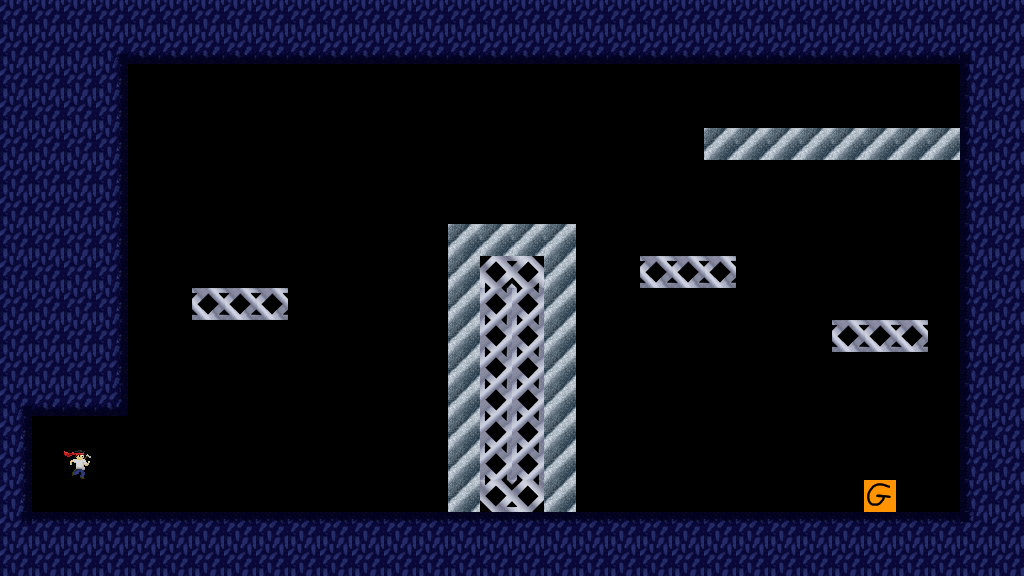

This game map was drawn from its Tiled (.tmx) file and the tilesets committed beside it. A one-line description and the full map source follow:
An orthogonal 32x18 tile map with 32x32 px tiles, 1 tile layer (platforms) and 2 objects (color4).

<map version="1.8" tiledversion="1.8.4" orientation="orthogonal" renderorder="right-down" width="32" height="18" tilewidth="32" tileheight="32" infinite="0" nextlayerid="4" nextobjectid="3">
 <editorsettings>
  <export target="../core/assets/levels/cl4.json" format="json" />
 </editorsettings>
 <properties>
  <property name="colorMode" type="int" value="0" />
 </properties>
 <tileset firstgid="1" source="disco.tsx" />
 <layer id="1" name="platforms" width="32" height="18">
  <data encoding="csv">
1,1,1,1,1,1,1,1,1,1,1,1,1,1,1,1,1,1,1,1,1,1,1,1,1,1,1,1,1,1,1,1,
1,1,1,31,33,33,33,33,33,33,33,33,33,33,33,33,33,33,33,33,33,33,33,33,33,33,33,33,33,33,32,1,
1,1,1,29,0,0,0,0,0,0,0,0,0,0,0,0,0,0,0,0,0,0,0,0,0,0,0,0,0,0,30,1,
1,1,1,29,0,0,0,0,0,0,0,0,0,0,0,0,0,0,0,0,0,0,0,0,0,0,0,0,0,0,30,1,
1,1,1,29,0,0,0,0,0,0,0,0,0,0,0,0,0,0,0,0,0,0,2,2,2,2,2,2,2,2,30,1,
1,1,1,29,0,0,0,0,0,0,0,0,0,0,0,0,0,0,0,0,0,0,0,0,0,0,0,0,0,0,30,1,
1,1,1,29,0,0,0,0,0,0,0,0,0,0,0,0,0,0,0,0,0,0,0,0,0,0,0,0,0,0,30,1,
1,1,1,29,0,0,0,0,0,0,0,0,0,0,2,2,2,2,0,0,0,0,0,0,0,0,0,0,0,0,30,1,
1,1,1,29,0,0,0,0,0,0,0,0,0,0,2,20,19,2,0,0,13,13,13,0,0,0,0,0,0,0,30,1,
1,1,1,29,0,0,13,13,13,0,0,0,0,0,2,16,16,2,0,0,0,0,0,0,0,0,0,0,0,0,30,1,
1,1,1,29,0,0,0,0,0,0,0,0,0,0,2,16,16,2,0,0,0,0,0,0,0,0,13,13,13,0,30,1,
1,1,1,29,0,0,0,0,0,0,0,0,0,0,2,16,16,2,0,0,0,0,0,0,0,0,0,0,0,0,30,1,
31,33,33,36,0,0,0,0,0,0,0,0,0,0,2,16,16,2,0,0,0,0,0,0,0,0,0,0,0,0,30,1,
29,0,0,0,0,0,0,0,0,0,0,0,0,0,2,16,16,2,0,0,0,0,0,0,0,0,0,0,0,0,30,1,
29,0,8,0,0,0,0,0,0,0,0,0,0,0,2,16,16,2,0,0,0,0,0,0,0,0,0,0,0,0,30,1,
29,0,0,0,0,0,0,0,0,0,0,0,0,0,2,22,21,2,0,0,0,0,0,0,0,0,0,11,0,0,30,1,
26,28,28,28,28,28,28,28,28,28,28,28,28,28,28,28,28,28,28,28,28,28,28,28,28,28,28,28,28,28,27,1,
1,1,1,1,1,1,1,1,1,1,1,1,1,1,1,1,1,1,1,1,1,1,1,1,1,1,1,1,1,1,1,1
</data>
 </layer>
 <objectgroup id="2" name="colors">
  <object id="1" type="color4" x="0" y="0">
   <polygon points="0,0 1024,0 1024,576 0,576" />
  </object>
 </objectgroup>
 <objectgroup id="3" name="tutorial">
  <object id="2" x="160" y="480">
   <properties>
    <property name="e" type="int" value="7" />
   </properties>
   <point />
  </object>
 </objectgroup>
</map>
